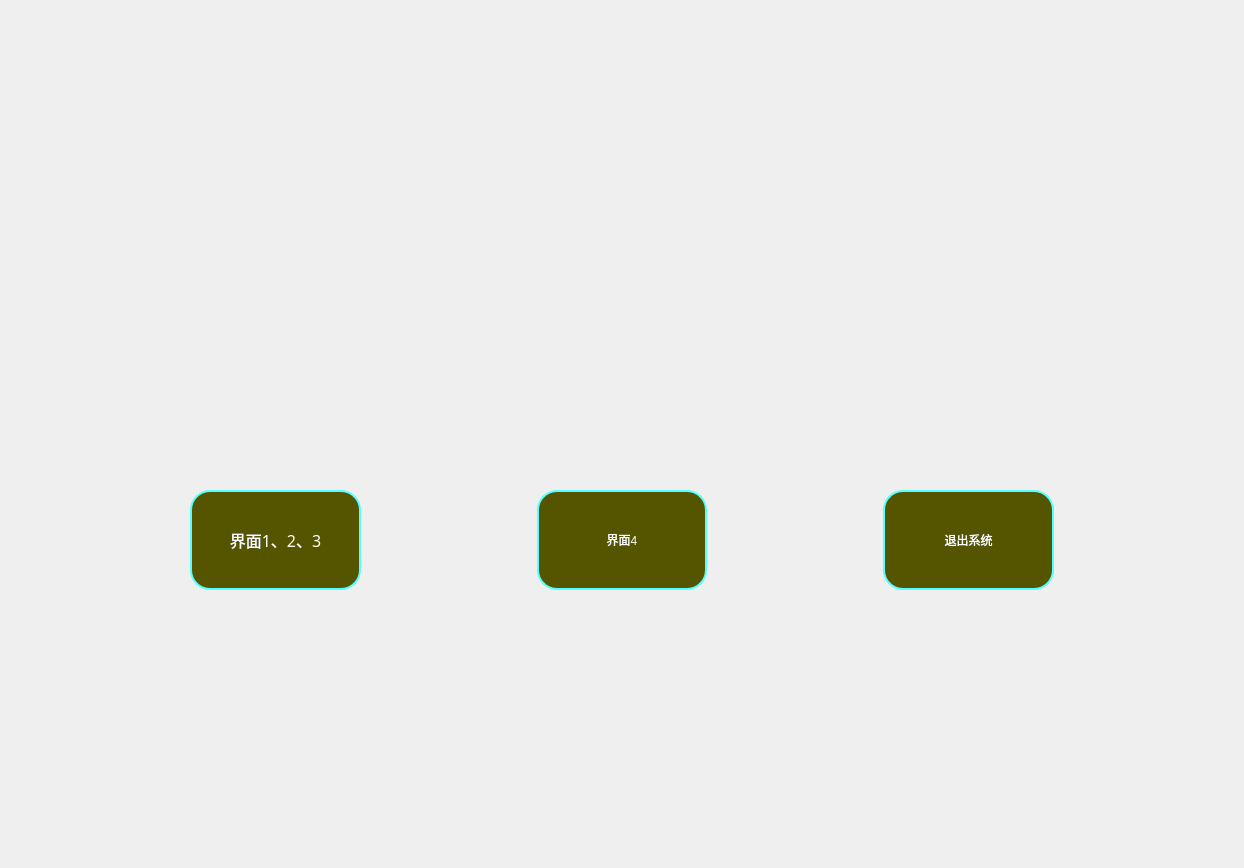
<?xml version="1.0" encoding="UTF-8"?>
<ui version="4.0">
 <class>Main1</class>
 <widget class="QWidget" name="Main1">
  <property name="geometry">
   <rect>
    <x>0</x>
    <y>0</y>
    <width>1244</width>
    <height>868</height>
   </rect>
  </property>
  <property name="windowTitle">
   <string>Form</string>
  </property>
  <property name="styleSheet">
   <string notr="true"/>
  </property>
  <layout class="QVBoxLayout" name="verticalLayout_4">
   <item>
    <widget class="QWidget" name="main01_widget" native="true">
     <property name="styleSheet">
      <string notr="true"/>
     </property>
     <layout class="QVBoxLayout" name="verticalLayout_3">
      <item>
       <layout class="QVBoxLayout" name="verticalLayout_2" stretch="5,0,5,3">
        <item>
         <layout class="QHBoxLayout" name="horizontalLayout_2" stretch="15,5">
          <item>
           <spacer name="horizontalSpacer">
            <property name="orientation">
             <enum>Qt::Horizontal</enum>
            </property>
            <property name="sizeHint" stdset="0">
             <size>
              <width>40</width>
              <height>20</height>
             </size>
            </property>
           </spacer>
          </item>
          <item>
           <layout class="QVBoxLayout" name="verticalLayout">
            <item>
             <spacer name="verticalSpacer">
              <property name="orientation">
               <enum>Qt::Vertical</enum>
              </property>
              <property name="sizeHint" stdset="0">
               <size>
                <width>17</width>
                <height>13</height>
               </size>
              </property>
             </spacer>
            </item>
           </layout>
          </item>
         </layout>
        </item>
        <item>
         <spacer name="verticalSpacer_3">
          <property name="orientation">
           <enum>Qt::Vertical</enum>
          </property>
          <property name="sizeHint" stdset="0">
           <size>
            <width>20</width>
            <height>40</height>
           </size>
          </property>
         </spacer>
        </item>
        <item>
         <layout class="QHBoxLayout" name="horizontalLayout_3">
          <item>
           <spacer name="horizontalSpacer_3">
            <property name="orientation">
             <enum>Qt::Horizontal</enum>
            </property>
            <property name="sizeHint" stdset="0">
             <size>
              <width>40</width>
              <height>20</height>
             </size>
            </property>
           </spacer>
          </item>
          <item>
           <widget class="QPushButton" name="main01_pushButton">
            <property name="sizePolicy">
             <sizepolicy hsizetype="Expanding" vsizetype="Expanding">
              <horstretch>0</horstretch>
              <verstretch>0</verstretch>
             </sizepolicy>
            </property>
            <property name="minimumSize">
             <size>
              <width>0</width>
              <height>100</height>
             </size>
            </property>
            <property name="maximumSize">
             <size>
              <width>200</width>
              <height>100</height>
             </size>
            </property>
            <property name="font">
             <font>
              <family>微软雅黑</family>
              <pointsize>12</pointsize>
              <weight>50</weight>
              <italic>false</italic>
              <bold>false</bold>
             </font>
            </property>
            <property name="styleSheet">
             <string notr="true">QPushButton{
border-radius:20px;
font: 12pt &quot;微软雅黑&quot;;
color: rgb(255, 255, 255);
border:2px solid rgb(85, 255, 255);
	background-color: rgb(85, 85, 0);
}
QPushButton:hover{
border:2px solid rgb(255, 0, 0);
font: 15pt &quot;微软雅黑&quot;;}</string>
            </property>
            <property name="text">
             <string>界面1、2、3</string>
            </property>
           </widget>
          </item>
          <item>
           <spacer name="horizontalSpacer_4">
            <property name="orientation">
             <enum>Qt::Horizontal</enum>
            </property>
            <property name="sizeHint" stdset="0">
             <size>
              <width>40</width>
              <height>20</height>
             </size>
            </property>
           </spacer>
          </item>
          <item>
           <widget class="QPushButton" name="main01_pushButton_3">
            <property name="sizePolicy">
             <sizepolicy hsizetype="Expanding" vsizetype="Expanding">
              <horstretch>0</horstretch>
              <verstretch>0</verstretch>
             </sizepolicy>
            </property>
            <property name="minimumSize">
             <size>
              <width>0</width>
              <height>100</height>
             </size>
            </property>
            <property name="maximumSize">
             <size>
              <width>200</width>
              <height>100</height>
             </size>
            </property>
            <property name="styleSheet">
             <string notr="true">QPushButton{
border-radius:20px;
font: 12pt &quot;微软雅黑&quot;;
color: rgb(255, 255, 255);
border:2px solid rgb(85, 255, 255);
	background-color: rgb(85, 85, 0);
}
QPushButton:hover{
border:2px solid rgb(255, 0, 0);
font: 15pt &quot;微软雅黑&quot;;}</string>
            </property>
            <property name="text">
             <string>界面4</string>
            </property>
           </widget>
          </item>
          <item>
           <spacer name="horizontalSpacer_5">
            <property name="orientation">
             <enum>Qt::Horizontal</enum>
            </property>
            <property name="sizeHint" stdset="0">
             <size>
              <width>40</width>
              <height>20</height>
             </size>
            </property>
           </spacer>
          </item>
          <item>
           <widget class="QPushButton" name="pushButton">
            <property name="sizePolicy">
             <sizepolicy hsizetype="Expanding" vsizetype="Expanding">
              <horstretch>0</horstretch>
              <verstretch>0</verstretch>
             </sizepolicy>
            </property>
            <property name="maximumSize">
             <size>
              <width>200</width>
              <height>100</height>
             </size>
            </property>
            <property name="styleSheet">
             <string notr="true">QPushButton{
border-radius:20px;
font: 12pt &quot;微软雅黑&quot;;
color: rgb(255, 255, 255);
border:2px solid rgb(85, 255, 255);
	background-color: rgb(85, 85, 0);
}
QPushButton:hover{
border:2px solid rgb(255, 0, 0);
font: 15pt &quot;微软雅黑&quot;;}</string>
            </property>
            <property name="text">
             <string>退出系统</string>
            </property>
           </widget>
          </item>
          <item>
           <spacer name="horizontalSpacer_6">
            <property name="orientation">
             <enum>Qt::Horizontal</enum>
            </property>
            <property name="sizeHint" stdset="0">
             <size>
              <width>40</width>
              <height>20</height>
             </size>
            </property>
           </spacer>
          </item>
         </layout>
        </item>
        <item>
         <spacer name="verticalSpacer_4">
          <property name="orientation">
           <enum>Qt::Vertical</enum>
          </property>
          <property name="sizeHint" stdset="0">
           <size>
            <width>20</width>
            <height>40</height>
           </size>
          </property>
         </spacer>
        </item>
       </layout>
      </item>
     </layout>
    </widget>
   </item>
  </layout>
 </widget>
 <resources/>
 <connections/>
</ui>
